Frame 1 (no input): blank canvas, image omitted
Frame 60 (no input): blank canvas, image omitted
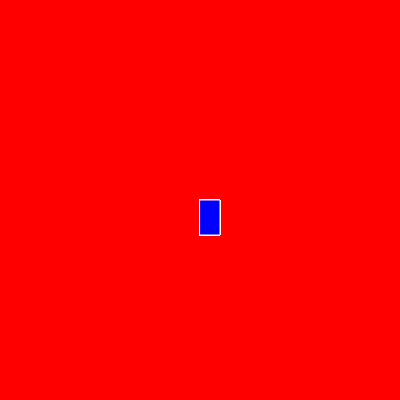
Frame 120 (the mouse pressed at the canvas centre since frame 60)

The p5.js sketch whose frames 1 and 60 were blank and that drew this single picture after the mouse press (run headless with seeded random() and noise() and a simulated clock; from frame 60 on, the mouse is pressed at the canvas centre):

// p5.js sketch
// ── sketch.js
function setup() {
    createCanvas(400, 400);
     background("red");
  }
  
  function draw() {
   
  
    stroke("white");
    fill("blue");
  
    // console.log(mouseIsPressed)
  
    if (mouseIsPressed) {
      rect(mouseX, mouseY, 20, 35);
    }
  }
  
